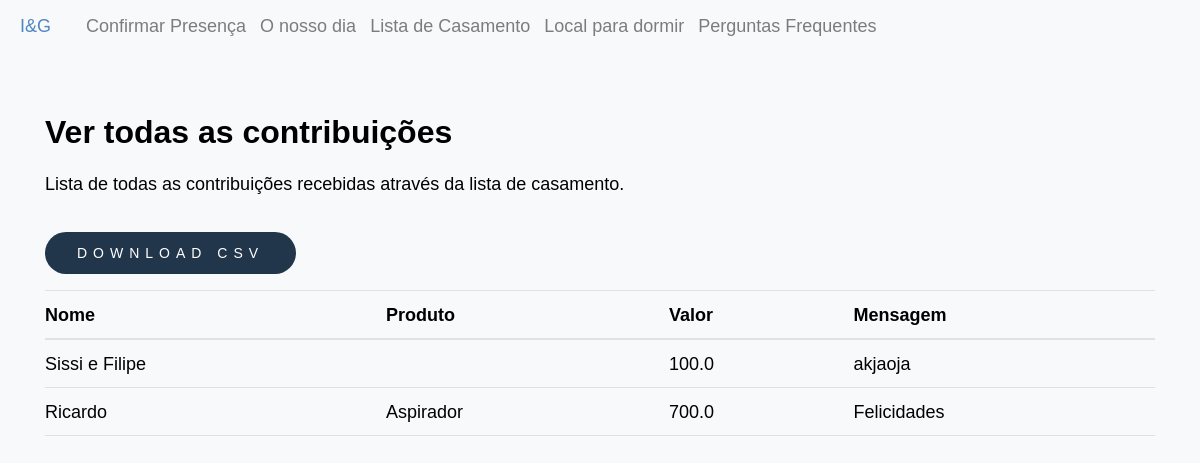
The page /contributions/all on the database as committed earlier.
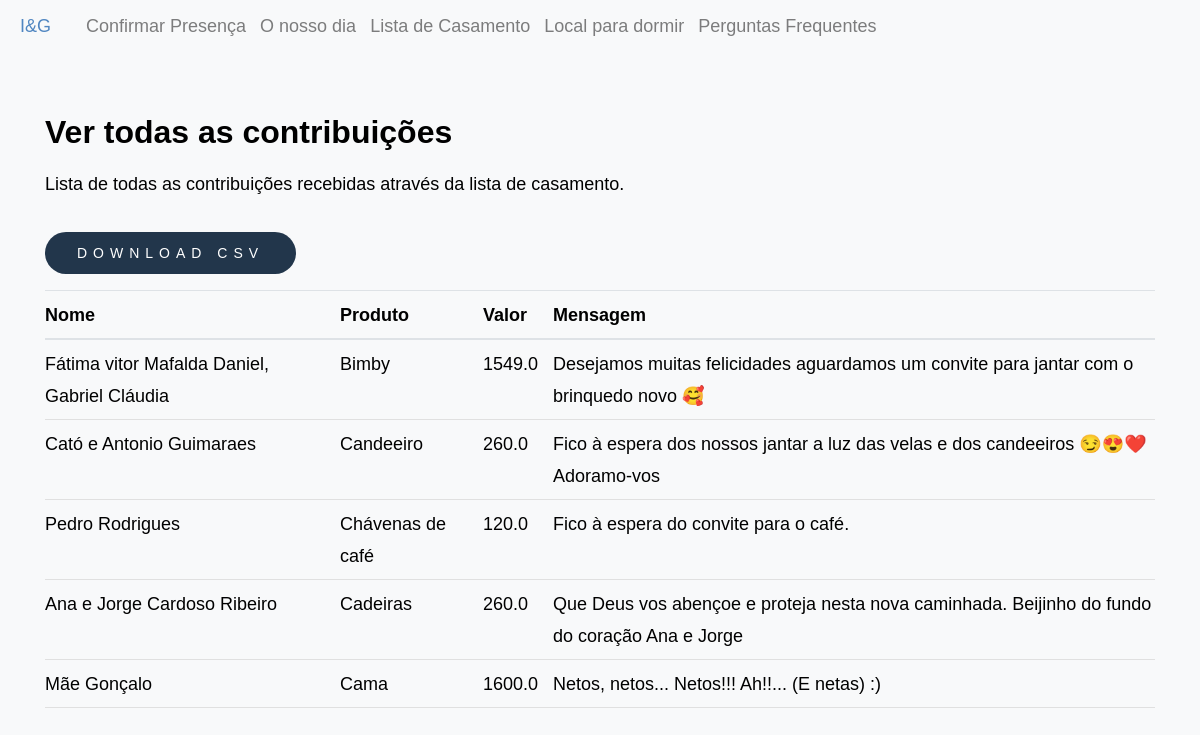
The same page on the database as committed later.
### inesegoncalo/models/contributions.py (models this page shows, shortened)
class Contribution(db.Model ,model.Model,model.Base):
    __tablename__ = 'contribution'
    __table_args__ = {'extend_existing': True}
    id = Column(Integer, primary_key=True)
    name = Column(String(80))
    value_contributed = Column(Float)
    message = Column(Text)
    product_id = Column(Integer, ForeignKey('products.id'))
    product = relationship('Product', back_populates="contributions")

### inesegoncalo/models/products.py (models this page shows, shortened)
class Product(db.Model, model.Model, model.Base):
    __tablename__ = 'products'
    __table_args__ = {'extend_existing': True}
    id = Column(Integer, primary_key=True)
    name = Column(String(80), unique=True, nullable=False)
    description = Column(Text)
    price = Column(Float)
    price_paid = Column(Float, default=0.0)
    store = Column(Text)
    show_price = Column(Boolean, default=True)
    priority = Column(Integer, default=10)
    category_id = Column(Integer, ForeignKey('categories.id'), nullable=True)
    images = relationship('ProductImage', back_populates="product")
    contributions = relationship('Contribution', back_populates="product")
    category = relationship('Category', back_populates="products")

### inesegoncalo/modules/contributions.py (the view)
@bp.route('/all', methods=('GET', 'POST'))
def all():
    contributions = Contribution.query.all()
    return render_template('contributions/all.html',contributions=contributions)

### inesegoncalo/templates/contributions/all.html (shortened to what this page needs)
{% extends 'layout.html' %}
{% block content %}
<div class="edit-page-container container">
    <div class="edit-card">
        <div class="edit-card-header">
            <div>
                <h2>Ver todas as contribuições</h2>
                <p>Lista de todas as contribuições recebidas através da lista de casamento.</p>
            </div>
            <button onclick="generateContributionsCSV()" class="btn btn_contribuir accept">
                Download CSV
            </button>
        </div>
        <div class="edit-table-wrapper">
            <table class="table edit-table">
                <thead>
                    <tr>
                        <th>Nome</th>
                        <th>Produto</th>
                        <th>Valor</th>
                        <th>Mensagem</th>
                    </tr>
                </thead>
                <tbody>
                    {% for contribution in contributions %}
                    <tr>
                        <td>{{ contribution.name }}</td>
                        <td>
                            {% if contribution.product %}
                                {{ contribution.product.name }}
                            {% endif %}
                        </td>
                        <td>{{ contribution.value_contributed }}</td>
                        <td>{{ contribution.message }}</td>
                    </tr>
                    {% else %}
                    <tr>
                        <td colspan="4" style="text-align: center; padding: 1.5rem 0;">
                            Ainda não existem contribuições.
                        </td>
                    </tr>
                    {% endfor %}
                </tbody>
            </table>
        </div>
    </div>
</div>
{% endblock %}

### inesegoncalo/templates/layout.html (shortened to what this page needs)
<!DOCTYPE html>
<html lang="en">
    <head>
        <link href="https://maxcdn.bootstrapcdn.com/bootstrap/4.1.3/css/bootstrap.min.css" rel="stylesheet">
        <link href="{{ url_for('static', filename='style/main.css')}}" rel="stylesheet">
        <link href="{{ url_for('static', filename='style/vendor.css')}}" rel="stylesheet">
        <link href="{{ url_for('static', filename='style/confirmation.css')}}" rel="stylesheet">
        <link href="{{ url_for('static', filename='style/card.css')}}" rel="stylesheet">
        <link href="{{ url_for('static', filename='style/contribution.css')}}" rel="stylesheet">
        <link href="{{ url_for('static', filename='style/timeline.css')}}" rel="stylesheet">
        <link href="{{ url_for('static', filename='style/lista_casamento.css')}}" rel="stylesheet">
        <link rel="stylesheet" href="https://use.fontawesome.com/releases/v5.2.0/css/all.css">
    <body id="top">
        <div>
            <nav class="navbar navbar-expand-lg navbar-light bg-light">
                <a  class="nav-link"  href="{{url_for('main.index')}}" style="color:#5086c1">
                    I&G
                </a>
                <div class="collapse navbar-collapse" id="navbarText">
                  <ul class="navbar-nav mr-auto">
                    <li class="nav-item">
                        <a class="nav-link" href="{{url_for('confirmations.confirmation')}}">Confirmar Presença</a>
                      </li>
                   <li class="nav-item">
                        <a class="nav-link"  href="{{url_for('main.info')}}">O nosso dia</a>
                    </li>
                    <li class="nav-item">
                        <a class="nav-link" href="{{url_for('products.all')}}">Lista de Casamento</a>
                      </li>
                      <li class="nav-item">
                        <a class="nav-link" href="{{url_for('main.hotels')}}">Local para dormir</a>
                      </li>
                      <li class="nav-item">
                        <a class="nav-link" href="{{url_for('main.faqs')}}">Perguntas Frequentes</a>
                      </li>
                  </ul>
                </div>
              </nav>
            </div>
        {% block content %}
        {% endblock %}
    </body>
</html>

### inesegoncalo/static/style/main.css (style rules this page uses)
html { font-size: 10px; }
html, body { height: 100%; }
body { background: #ffffff; font-family: 'Metropolis', sans-serif; font-size: 1.8rem; font-style: normal; font-weight: normal; line-height: 1.778; color: #000000; margin: 0; padding: 0; position: relative; }
h1, h2, h3, h4, h5, h6, .h1, .h2, .h3, .h4, .h5, .h6 { font-family: 'Metropolis', sans-serif ; font-weight: 700; font-style: normal; color: #000000; font-variant-ligatures: common-ligatures; text-rendering: optimizeLegibility; }
h1, .h1, h2, .h2, h3, .h3, h4, .h4 { margin-top: 6rem; margin-bottom: 1.6rem; }
h2, .h2 { font-size: 3.2rem; line-height: 1.25; }
ul { list-style: disc; }
li { display: list-item; }
ol, ul { margin-left: 1.6rem; }
ul li { padding-left: .4rem; }
table { border-width: 0; width: 100%; max-width: 100%; font-family: 'Metropolis', sans-serif ; border-collapse: collapse; }
th, td { padding: 1.5rem 3.2rem; text-align: left; border-bottom: 1px solid #e0e0e0; }
th { color: #000000; font-family: 'Metropolis', sans-serif ; font-weight: 700; }
th:first-child, td:first-child { padding-left: 0; }
th:last-child, td:last-child { padding-right: 0; }
button, .btn { margin-bottom: 1.6rem; }
input, textarea, select, pre, blockquote, figure, table, p, ul, ol, dl, form, .video-container, .ss-custom-select { margin-bottom: 3.2rem; }
::placeholder { color: #8c8c8c; }
.btn, button, input[type="submit"], input[type="reset"], input[type="button"] { display: inline-block; font-family: 'Metropolis', sans-serif ; font-weight: 700; font-size: 1.1rem; text-transform: uppercase; letter-spacing: .6rem; height: 6rem; line-height: 5.6rem; padding: 0 3.2rem; margin: 0 .4rem 1.6rem 0; color: #ffffff; text-decoration: none; text-align: center; white-space: nowrap; cursor: pointer; transition: all .3s ease-in-out; -webkit-font-smoothing: antialiased; -moz-osx-font-smoothing: grayscale; border-radius: 4px; background-color: #272727; border: 0.2rem solid #272727; }

### inesegoncalo/static/style/card.css (style rules this page uses)
body { background-color: #f8f9fa!important }
.btn_contribuir { background-color: #22364b; color: #ffffff; font-weight: 400; height: 50px; font-size: 14px; border: none; border-radius: 40px; text-transform: uppercase; line-height: 3em !important; height: auto !important; }

### inesegoncalo/static/style/lista_casamento.css (style rules this page uses)
a, a:hover { text-decoration: none; transition: color 0.3s ease-in-out; }

Rows that differ between the two databases and show on the page:
removed Contribution: name "Sissi e Filipe", value_contributed "100.0", message "akjaoja"
removed Contribution: name "Ricardo", product.name "Aspirador", value_contributed "700.0", message "Felicidades"
added Contribution: name "Fátima vitor Mafalda Daniel, Gabriel Cláudia", product.name "Bimby", value_contributed "1549.0", message "Desejamos muitas felicidades aguardamos um convite para jantar com o brinquedo novo 🥰"
added Contribution: name "Cató e Antonio Guimaraes", product.name "Candeeiro", value_contributed "260.0", message "Fico à espera dos nossos jantar a luz das velas e dos candeeiros 😏😍❤️ Adoramo-vos"
added Contribution: name "Pedro Rodrigues", product.name "Chávenas de café", value_contributed "120.0", message "Fico à espera do convite para o café."
added Contribution: name "Ana e Jorge Cardoso Ribeiro", product.name "Cadeiras", value_contributed "260.0", message "Que Deus vos abençoe e proteja nesta nova caminhada. Beijinho do fundo do coração Ana e Jorge"
added Contribution: name "Mãe Gonçalo", product.name "Cama", value_contributed "1600.0", message "Netos, netos... Netos!!! Ah!!... (E netas) :)"
